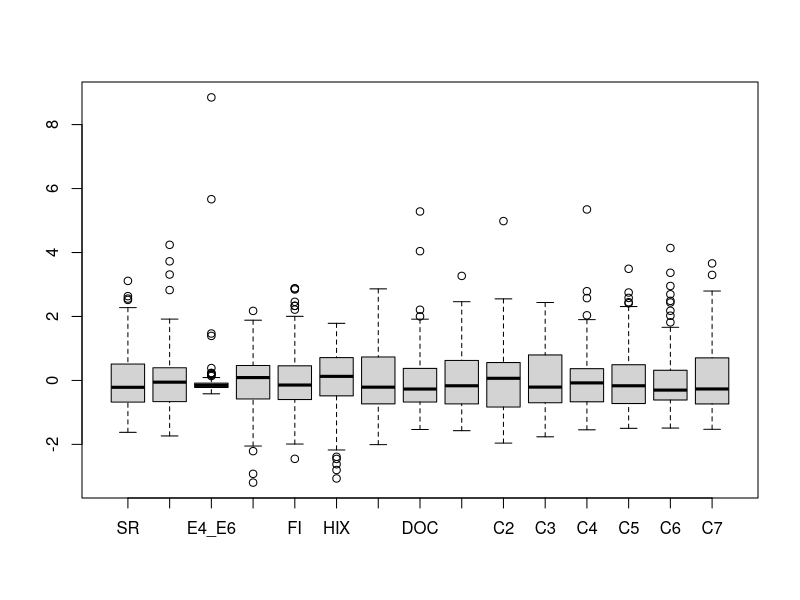
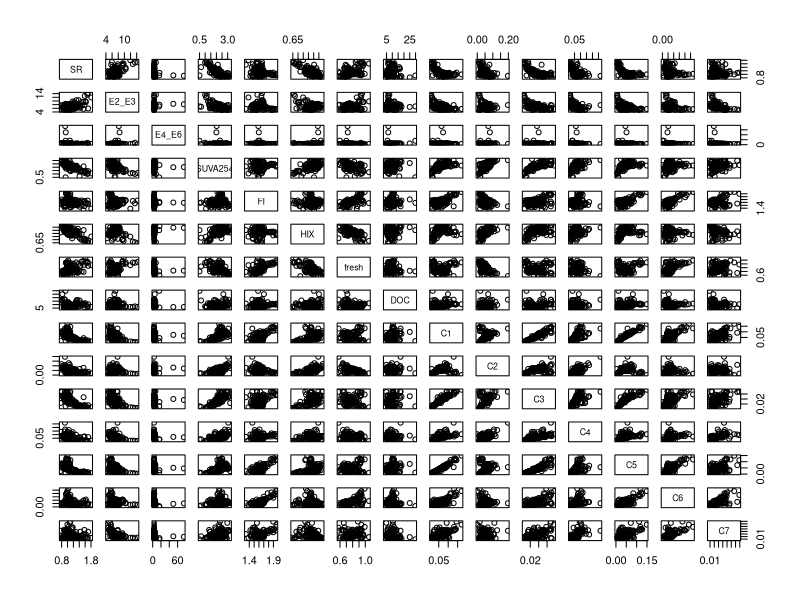

These charts were generated, in order, by the following R code: (Note: this script raises an error after producing the figures.)
## ---- chunk 1
knitr::opts_chunk$set(echo = TRUE, error=TRUE)
## ---- chunk 2
library(vegan)
library(MASS)

DOM<-read.table(file="data/DOM_Berlin_Romero.txt",header=TRUE)
names(DOM)
## ---- chunk 3
DOM2<-DOM[,8:22]
boxplot(scale(DOM2))
# also make histograms
plot(DOM2)
pca<-prcomp(DOM2)
summary()
pca$sdev
pca$rotation
screeplot()
## ---- chunk 4
levels(DOM$Type)
DOM$col.type<-DOM$Type
levels(DOM$col.type)<-c("darkgreen","lightgreen","darkblue","lightblue")
DOM$col.type<-as.character(DOM$col.type)
## ---- chunk 5
ordispider()
ordiellipse()
ordihull()
## ---- chunk 6
envfit() # take care: behaviour of variables not necessarily monotonous in ordination space
ordisurf() # as contourplot
